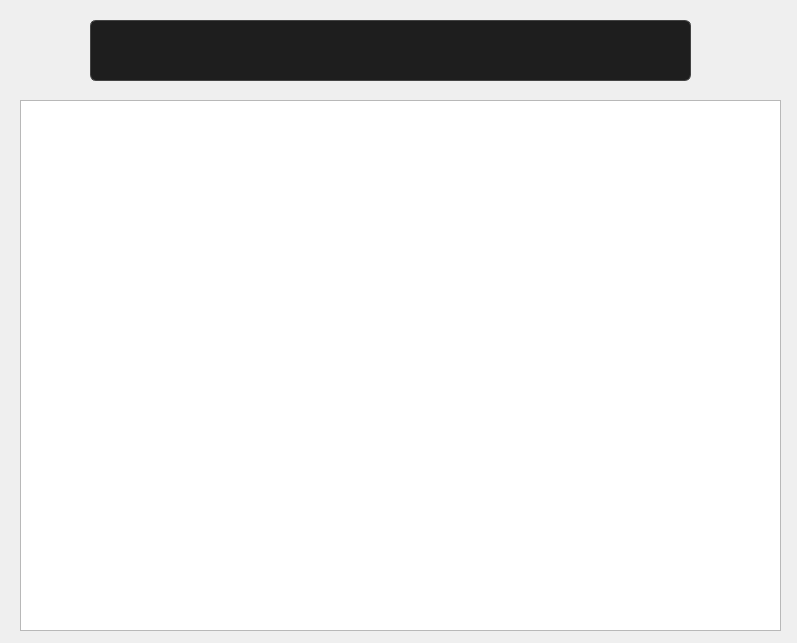
<?xml version="1.0" encoding="UTF-8"?>
<ui version="4.0">
 <class>viewStations</class>
 <widget class="QWidget" name="viewStations">
  <property name="geometry">
   <rect>
    <x>0</x>
    <y>0</y>
    <width>797</width>
    <height>643</height>
   </rect>
  </property>
  <property name="windowTitle">
   <string>Form</string>
  </property>
  <property name="styleSheet">
   <string notr="true">QMainWindow {
    background-color: #000000; /* الخلفية الرئيسية سوداء */
}

/* Sidebar */
QListWidget {
    background-color: #1e1e1e;
    color: #ffffff;
    border-radius: 8px;
    font-size: 12pt;
}
QListWidget::item:selected {
    background: #00a8ff;
    color: white;
}
QListWidget::item:hover {
    background: #333333;
}

/* Tabs */
QTabBar::tab {
    font-size: 12pt;
    padding: 8px 20px;
    margin: 4px;
    border-radius: 12px;
    background: #1e1e1e;
    color: #bbbbbb;
}
QTabBar::tab:selected {
    background: #44bd32;
    color: white;
    font-weight: bold;
}
QTabBar::tab:hover {
    background: #4cd137;
    color: white;
}

/* Forms (LineEdits, Labels) */
QLabel {
    color: #ffffff;
    font-size: 11pt;
}
QLineEdit {
    font-size: 11pt;
    padding: 6px;
    border: 1px solid #444444;
    border-radius: 6px;
    background: #1e1e1e;
    color: #ffffff;
}
QLineEdit:focus {
    border: 2px solid #44bd32;
    background: #2c2c2c;
    color: #ffffff;
}

/* Buttons */
QPushButton {
    font-size: 11pt;
    font-weight: bold;
    padding: 8px 16px;
    border-radius: 8px;
    color: white;
    background-color: #1e1e1e;
    border: 1px solid #444;
}
QPushButton#add {
    background-color: #44bd32;
}
QPushButton#add:hover {
    background-color: #4cd137;
}
QPushButton#update {
    background-color: #0097e6;
}
QPushButton#update:hover {
    background-color: #00a8ff;
}
QPushButton#delete {
    background-color: #e84118;
}
QPushButton#delete:hover {
    background-color: #c23616;
}
</string>
  </property>
  <widget class="QLineEdit" name="searchInput">
   <property name="geometry">
    <rect>
     <x>90</x>
     <y>20</y>
     <width>601</width>
     <height>61</height>
    </rect>
   </property>
   <property name="text">
    <string/>
   </property>
  </widget>
  <widget class="QTableWidget" name="stationsTable">
   <property name="geometry">
    <rect>
     <x>20</x>
     <y>100</y>
     <width>761</width>
     <height>531</height>
    </rect>
   </property>
   <property name="styleSheet">
    <string notr="true">QMainWindow {
    background-color: #000000; /* الخلفية الرئيسية سوداء */
}

/* Sidebar */
QListWidget {
    background-color: #1e1e1e;
    color: #ffffff;
    border-radius: 8px;
    font-size: 12pt;
}
QListWidget::item:selected {
    background: #00a8ff;
    color: white;
}
QListWidget::item:hover {
    background: #333333;
}

/* Tabs */
QTabBar::tab {
    font-size: 12pt;
    padding: 8px 20px;
    margin: 4px;
    border-radius: 12px;
    background: #1e1e1e;
    color: #bbbbbb;
}
QTabBar::tab:selected {
    background: #44bd32;
    color: white;
    font-weight: bold;
}
QTabBar::tab:hover {
    background: #4cd137;
    color: white;
}

/* Forms (LineEdits, Labels) */
QLabel {
    color: #ffffff;
    font-size: 11pt;
}
QLineEdit {
    font-size: 11pt;
    padding: 6px;
    border: 1px solid #444444;
    border-radius: 6px;
    background: #1e1e1e;
    color: #ffffff;
}
QLineEdit:focus {
    border: 2px solid #44bd32;
    background: #2c2c2c;
    color: #ffffff;
}

/* Buttons */
QPushButton {
    font-size: 11pt;
    font-weight: bold;
    padding: 8px 16px;
    border-radius: 8px;
    color: white;
    background-color: #1e1e1e;
    border: 1px solid #444;
}
QPushButton#add {
    background-color: #44bd32;
}
QPushButton#add:hover {
    background-color: #4cd137;
}
QPushButton#update {
    background-color: #0097e6;
}
QPushButton#update:hover {
    background-color: #00a8ff;
}
QPushButton#delete {
    background-color: #e84118;
}
QPushButton#delete:hover {
    background-color: #c23616;
}
</string>
   </property>
  </widget>
 </widget>
 <resources/>
 <connections/>
</ui>
